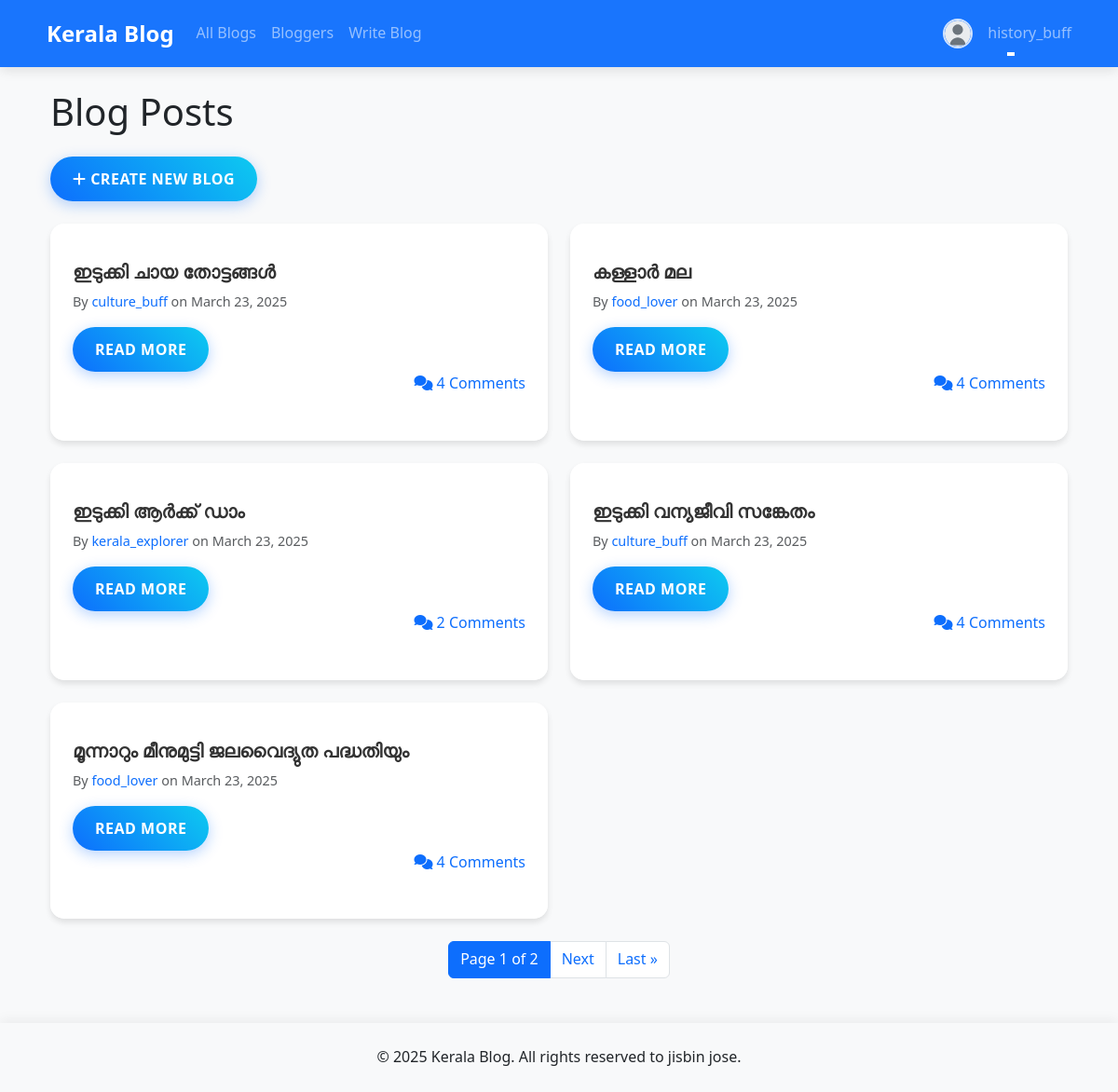
Page /blog/blogs/ (signed in) on the committed database.
### blog_app/models.py (models this page shows, shortened)
class Blog(models.Model):
    title = models.CharField(max_length=200)
    author = models.ForeignKey(Blogger, on_delete=models.CASCADE)
    content = models.TextField(help_text="Write your blog content here")
    post_date = models.DateTimeField(default=timezone.now)
    image = models.ImageField(upload_to='blog_images/', null=True, blank=True)
    likes = models.ManyToManyField(User, related_name='blog_likes', blank=True)
    class Meta:
        ordering = ['-post_date']

class Blogger(models.Model):
    user = models.OneToOneField(User, on_delete=models.CASCADE)
    bio = models.TextField(max_length=1000, help_text="Enter your bio details here.")
    profile_pic = models.ImageField(upload_to='profile_pics/', null=True, blank=True)
    def __str__(self):
        return self.user.username

### blog_app/views.py (the view)
# urls.py: path('blogs/', views.BlogListView.as_view(), name='blogs'),
class BlogListView(generic.ListView):
    model = Blog
    template_name = 'blog_app/blog_list.html'
    context_object_name = 'blogs'
    ordering = ['-post_date']
    paginate_by = 5

### templates/blog_app/blog_list.html (shortened to what this page needs)
{% extends "base.html" %}
{% block content %}
<div class="container">
    <h1 class="mb-4">Blog Posts</h1>
    {% if user.is_authenticated %}
    <div class="mb-4">
        <a href="{% url 'blog-create' %}" class="btn btn-primary">
            <i class="fas fa-plus"></i> Create New Blog
        </a>
    </div>
    {% endif %}
    <div class="row">
        {% for blog in blogs %}
        <div class="col-md-6 mb-4">
            <div class="card h-100">
                <div class="card-body">
                    <h5 class="card-title">{{ blog.title }}</h5>
                    <p class="card-text text-muted">
                        By <a href="{% url 'blogger-detail' blog.author.pk %}" class="text-decoration-none">{{ blog.author }}</a>
                        on {{ blog.post_date|date:"F j, Y" }}
                    </p>
                    <a href="{% url 'blog-detail' blog.pk %}" class="btn btn-primary">Read More</a>
                    <div class="d-flex justify-content-between align-items-center">
                        <a href="{% url 'blog-detail' blog.pk %}#comments" class="text-decoration-none">
                            <i class="fas fa-comments"></i> {{ blog.comments.count }} Comments
                        </a>
                    </div>
                </div>
            </div>
        </div>
        {% empty %}
        <div class="col">
            <p>No blog posts found.</p>
        </div>
        {% endfor %}
    </div>
    {% if is_paginated %}
    <nav aria-label="Page navigation">
        <ul class="pagination justify-content-center">
            <li class="page-item active">
                <span class="page-link">
                    Page {{ page_obj.number }} of {{ page_obj.paginator.num_pages }}
                </span>
            </li>
            {% if page_obj.has_next %}
            <li class="page-item">
                <a class="page-link" href="?page={{ page_obj.next_page_number }}">Next</a>
            </li>
            <li class="page-item">
                <a class="page-link" href="?page={{ page_obj.paginator.num_pages }}">Last &raquo;</a>
            </li>
            {% endif %}
        </ul>
    </nav>
    {% endif %}
</div>
{% endblock %}

### templates/base.html (shortened to what this page needs)
<!DOCTYPE html>
<html lang="en">
<head>
    <link href="https://cdn.jsdelivr.net/npm/bootstrap@5.3.0/dist/css/bootstrap.min.css" rel="stylesheet">
    <link rel="stylesheet" href="https://cdnjs.cloudflare.com/ajax/libs/font-awesome/6.0.0/css/all.min.css">
    {% load static %}
    <link rel="stylesheet" href="{% static 'css/styles.css' %}">
</head>
<body>
    <nav class="navbar navbar-expand-lg navbar-dark bg-primary mb-4 sticky-top">
        <div class="container">
            <a class="navbar-brand d-flex align-items-center" href="{% url 'index' %}">
                Kerala Blog
            </a>
            <div class="collapse navbar-collapse" id="navbarNav">
                <ul class="navbar-nav me-auto">
                    <li class="nav-item">
                        <a class="nav-link" href="{% url 'blogs' %}">All Blogs</a>
                    </li>
                    <li class="nav-item">
                        <a class="nav-link" href="{% url 'bloggers' %}">Bloggers</a>
                    </li>
                    {% if user.is_authenticated %}
                    <li class="nav-item">
                        <a class="nav-link" href="{% url 'blog-create' %}">Write Blog</a>
                    </li>
                    {% endif %}
                </ul>
                <ul class="navbar-nav">
                    {% if user.is_authenticated %}
                    <li class="nav-item dropdown">
                        <a class="nav-link dropdown-toggle d-flex align-items-center" href="#" id="navbarDropdown" role="button" data-bs-toggle="dropdown" aria-expanded="false">
                            {% if user.blogger.profile_pic %}
                                <img src="{{ user.blogger.profile_pic.url }}" alt="{{ user.username }}" class="profile-pic">
                            {% else %}
                                <img src="{% static 'images/default-profile.svg' %}" alt="{{ user.username }}" class="profile-pic">
                            {% endif %}
                            <span class="ms-2">{{ user.username }}</span>
                        </a>
                    </li>
                    {% endif %}
                </ul>
            </div>
        </div>
    </nav>
    <main class="container mt-4">
        {% block content %}{% endblock %}
    </main>
    <footer class="bg-light mt-5 py-4">
        <div class="container text-center">
            <p class="mb-0">&copy; 2025 Kerala Blog. All rights reserved to jisbin jose.</p>
        </div>
    </footer>
</body>
</html>

### static/css/styles.css (style rules this page uses)
body { font-family: 'Segoe UI', Tahoma, Geneva, Verdana, sans-serif; line-height: 1.6; overflow-x: hidden; background-color: #f8f9fa; }
h1, h2, h3, h4, h5, h6 { word-wrap: break-word; animation: fadeIn 0.8s ease-out; }
.card { transition: all 0.4s cubic-bezier(0.4, 0, 0.2, 1); margin-bottom: 1.5rem; border: none; box-shadow: 0 4px 6px rgba(0, 0, 0, 0.1); background: rgba(255, 255, 255, 0.95); backdrop-filter: blur(10px); border-radius: 15px; overflow: hidden; }
.card-body { padding: 1.5rem; }
.navbar { box-shadow: 0 4px 12px rgba(0, 0, 0, 0.1); padding: 0.75rem 0; background: rgba(13, 110, 253, 0.95) !important; backdrop-filter: blur(10px); transition: all 0.3s ease; }
.navbar-brand { font-weight: 700; font-size: 1.5rem; animation: slideIn 0.5s ease-out; }
.nav-link { padding: 0.5rem 1rem; transition: all 0.3s ease; position: relative; }
.nav-link::after { content: ''; position: absolute; bottom: 0; left: 50%; width: 0; height: 2px; background: white; transition: all 0.3s ease; transform: translateX(-50%); }
.profile-pic { width: 32px; height: 32px; border-radius: 50%; object-fit: cover; border: 2px solid rgba(255, 255, 255, 0.8); margin-right: 8px; transition: all 0.3s ease; }
.btn { padding: 0.75rem 1.5rem; border-radius: 50px; font-weight: 600; transition: all 0.3s ease; text-transform: uppercase; letter-spacing: 0.5px; }
.btn-primary { background: linear-gradient(45deg, #0d6efd, #0dcaf0); border: none; box-shadow: 0 4px 15px rgba(13, 110, 253, 0.3); }
footer { background: rgba(248, 249, 250, 0.95) !important; backdrop-filter: blur(10px); padding: 2rem 0; margin-top: 4rem; box-shadow: 0 -4px 12px rgba(0, 0, 0, 0.05); }
@media (min-width: 576px) { .container { max-width: 540px; } }
@media (min-width: 768px) { .container { max-width: 720px; } }
@media (min-width: 992px) { .container { max-width: 960px; } }
@media (min-width: 1200px) { .container { max-width: 1140px; } }
.card-title { font-weight: 600; margin-top: 1rem; color: #333; }
.card-text { color: #666; line-height: 1.6; }
.card-text.text-muted { font-size: 0.9rem; }

### rows in the picture
Blog: title "ഇടുക്കി ചായ തോട്ടങ്ങൾ", author "culture_buff", post_date "March 23, 2025", comments.count "4"
Blog: title "കള്ളാർ മല", author "food_lover", post_date "March 23, 2025", comments.count "4"
Blog: title "ഇടുക്കി ആർക്ക് ഡാം", author "kerala_explorer", post_date "March 23, 2025", comments.count "2"
Blog: title "ഇടുക്കി വന്യജീവി സങ്കേതം", author "culture_buff", post_date "March 23, 2025", comments.count "4"
Blog: title "മൂന്നാറും മീനുമുട്ടി ജലവൈദ്യുത പദ്ധതിയും", author "food_lover", post_date "March 23, 2025", comments.count "4"

### other values in the picture
{{ user.username }} "history_buff"
{{ page_obj.number }} "1"
{{ page_obj.paginator.num_pages }} "2"
